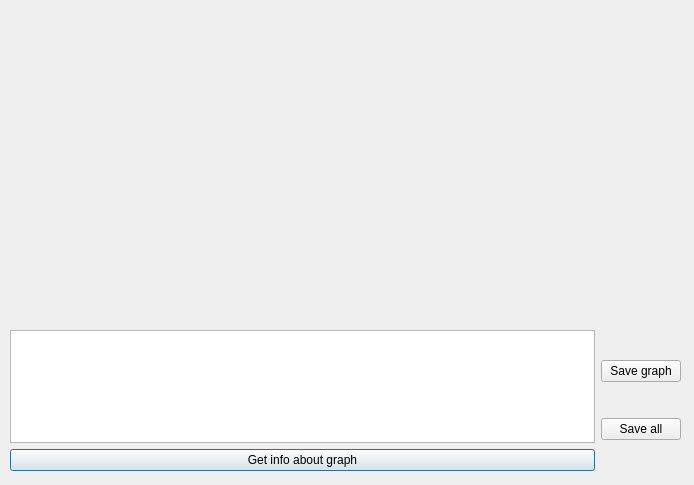
<?xml version="1.0" encoding="UTF-8"?>
<ui version="4.0">
 <class>Dialog</class>
 <widget class="QDialog" name="Dialog">
  <property name="geometry">
   <rect>
    <x>0</x>
    <y>0</y>
    <width>694</width>
    <height>485</height>
   </rect>
  </property>
  <property name="windowTitle">
   <string>Dialog</string>
  </property>
  <widget class="QWidget" name="layoutWidget">
   <property name="geometry">
    <rect>
     <x>10</x>
     <y>330</y>
     <width>671</width>
     <height>141</height>
    </rect>
   </property>
   <layout class="QHBoxLayout" name="horizontalLayout">
    <item>
     <layout class="QVBoxLayout" name="verticalLayout_2">
      <item>
       <widget class="QTextBrowser" name="textBrowser"/>
      </item>
      <item>
       <widget class="QPushButton" name="pushButton">
        <property name="text">
         <string>Get info about graph</string>
        </property>
       </widget>
      </item>
     </layout>
    </item>
    <item>
     <layout class="QVBoxLayout" name="verticalLayout_3">
      <item>
       <widget class="QPushButton" name="pushButton_5">
        <property name="text">
         <string>Save graph</string>
        </property>
       </widget>
      </item>
      <item>
       <widget class="QPushButton" name="pushButton_7">
        <property name="text">
         <string>Save all</string>
        </property>
       </widget>
      </item>
     </layout>
    </item>
   </layout>
  </widget>
  <widget class="QWidget" name="widget" native="true">
   <property name="geometry">
    <rect>
     <x>10</x>
     <y>10</y>
     <width>671</width>
     <height>311</height>
    </rect>
   </property>
   <widget class="QWidget" name="verticalLayoutWidget">
    <property name="geometry">
     <rect>
      <x>10</x>
      <y>10</y>
      <width>651</width>
      <height>291</height>
     </rect>
    </property>
    <layout class="QVBoxLayout" name="verticalLayout"/>
   </widget>
  </widget>
 </widget>
 <resources/>
 <connections/>
</ui>
